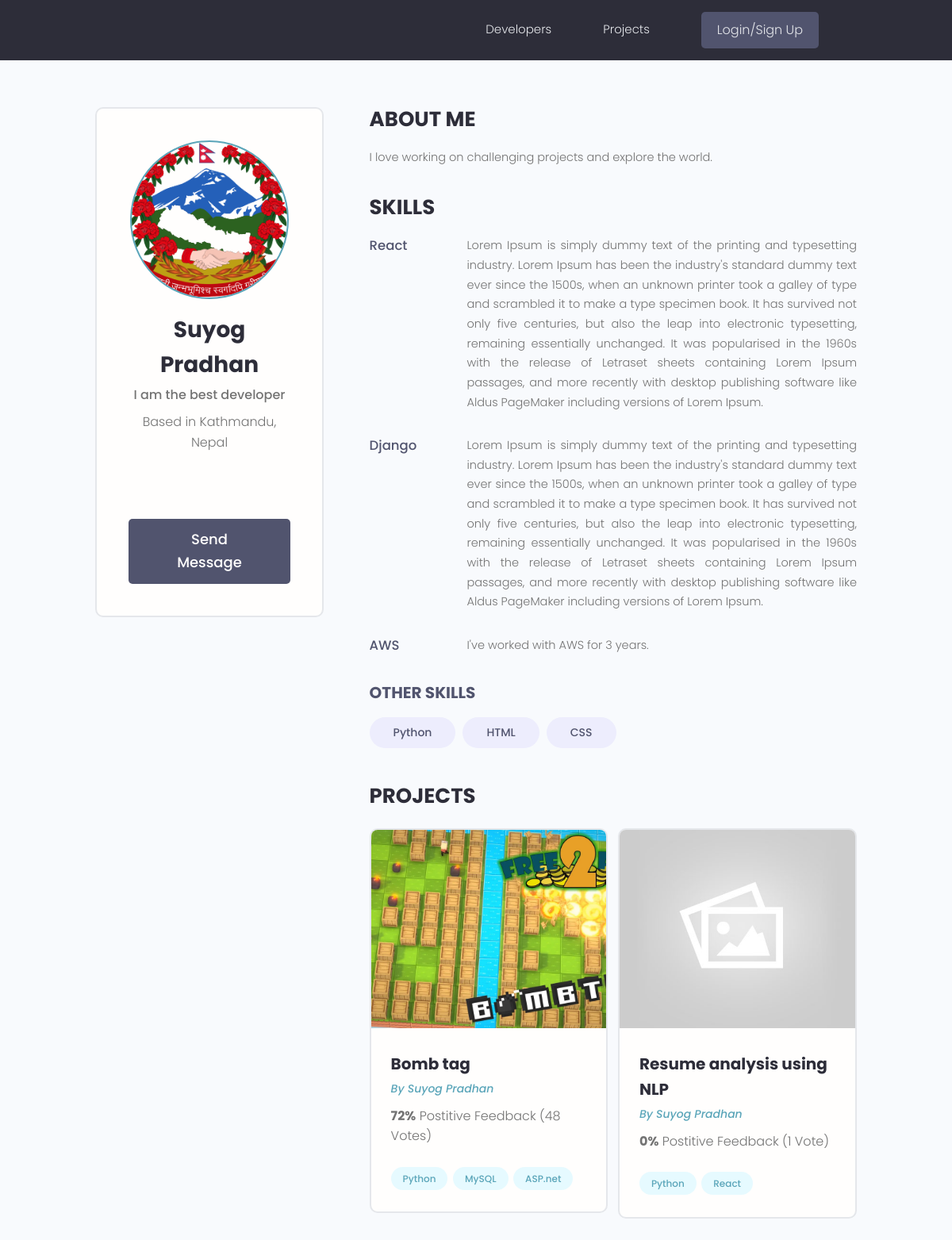
Page /profile/a4c387a2-b4e4-4b7d-af07-32d5b031972b/ on the earlier database version.
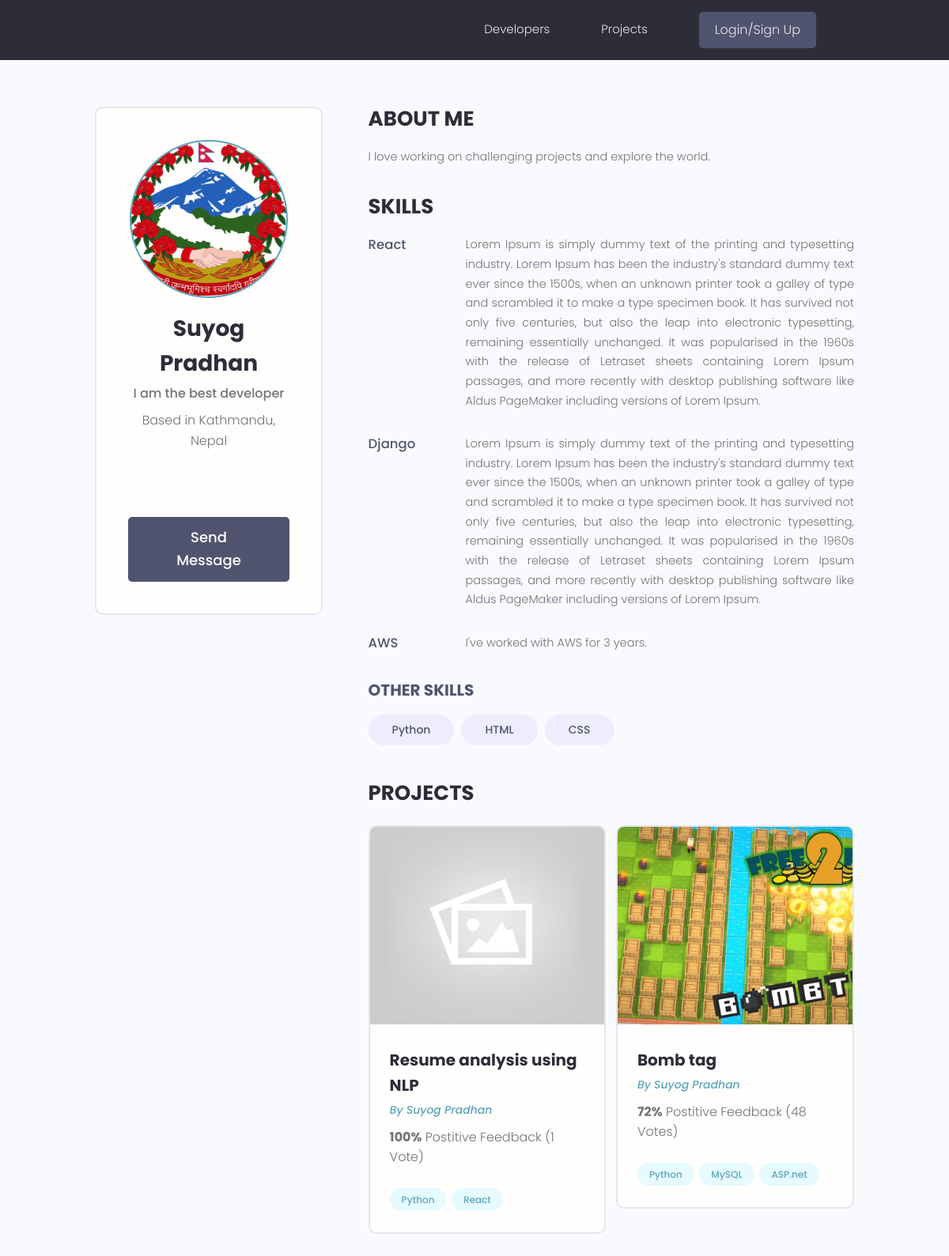
Same page on the later database version.
### users/models.py (models this page shows, shortened)
class Skill(models.Model):
    owner = models.ForeignKey(Profile, on_delete=models.CASCADE, null=True, blank=True)
    name = models.CharField(max_length=200, blank=True, null=True)
    description = models.TextField(null=True, blank=True)
    created = models.DateTimeField(auto_now_add=True)
    id = models.UUIDField(default=uuid.uuid4, unique=True, primary_key=True, editable=False)

class Profile(models.Model):
    user = models.OneToOneField(User, on_delete=models.CASCADE, null=True, blank=True)
    name = models.CharField(max_length=200, blank=True, null=True)
    email = models.EmailField(max_length=500, blank=True, null=True)
    username = models.CharField(max_length=200, null=True, blank=True)
    location = models.CharField(max_length=200, null=True, blank=True)
    short_intro = models.CharField(max_length=400, blank=True, null=True)
    bio = models.TextField(blank=True, null=True)
    profile_image = models.ImageField(null=True, blank=True, upload_to='profiles/', default='profiles/user-default.png')
    social_github = models.CharField(max_length=200, blank=True, null=True)
    social_twitter = models.CharField(max_length=200, blank=True, null=True)
    social_linkedin = models.CharField(max_length=200, blank=True, null=True)
    social_website = models.CharField(max_length=200, blank=True, null=True)
    social_youtube = models.CharField(max_length=200, blank=True, null=True)
    created = models.DateTimeField(auto_now_add=True)
    id = models.UUIDField(default=uuid.uuid4, unique=True, editable=False, primary_key=True)

### projects/models.py (models this page shows, shortened)
class Project(models.Model):
    owner = models.ForeignKey(Profile, null=True, blank=True, on_delete=models.SET_NULL)
    title = models.CharField(max_length=200)
    description = models.TextField(null=True, blank=True)
    featured_image = models.ImageField(null=True, blank=True, default="default.jpg")
    demo_link = models.CharField(max_length=2000, null=True, blank=True)
    source_link = models.CharField(max_length=2000, null=True, blank=True)
    tags = models.ManyToManyField('Tag', blank=True)
    vote_total = models.IntegerField(default=0, null=True, blank=True)
    vote_ratio = models.IntegerField(default=0, null=True, blank=True)
    created = models.DateTimeField(auto_now_add=True)
    id = models.UUIDField(default=uuid.uuid4, unique=True, primary_key=True, editable=False)
    class Meta:
        ordering = ['-vote_ratio', '-vote_total']

class Tag(models.Model):
    name = models.CharField(max_length=200)
    created = models.DateTimeField(auto_now_add=True)
    id = models.UUIDField(default=uuid.uuid4, unique=True, editable=False, primary_key=True, )
    def __str__(self):
        return self.name

### users/views.py (the view)
# urls.py: path('profile/<str:pk>/', views.userProfile, name='user-profile'),
def userProfile(request, pk):
    profile = Profile.objects.get(id=pk)
    topSkills = profile.skill_set.exclude(description__exact="")
    otherSkills = profile.skill_set.filter(description="")
    context = {
        'profile' : profile,
        'topSkills' : topSkills,
        'otherSkills' : otherSkills,
    }
    return render(request, 'users/user_profile.html', context)

### users/templates/users/user_profile.html (shortened to what this page needs)
{% extends 'main.html' %}
{% block content %}
<main class="profile my-md">
    <div class="container">
      <div class="layout">
        <div class="column column--1of3">
          <div class="card text-center">
            <div class="card__body dev">
              <img class="avatar avatar--xl" src="{{ profile.profile_image.url }}" />
              <h2 class="dev__name">{{ profile.name }}</h2>
              <p class="dev__title">{{ profile.short_intro }}</p>
              <p class="dev__location">Based in {{ profile.location }}</p>
              <ul class="dev__social">
              </ul>
              {% if request.user.profile.id != profile.id %}
              <a href="{% url 'create-message' profile.id %}" class="btn btn--sub btn--lg">Send Message </a>
              {% endif %}
            </div>
          </div>
        </div>
        <div class="column column--2of3">
          <div class="devInfo">
            <h3 class="devInfo__title">About Me</h3>
            <p class="devInfo__about">{{ profile.bio }}</p>
          </div>
          <div class="devInfo">
            <h3 class="devInfo__title">Skills</h3>
            <div class="devInfo__skills">
              {% for skill in topSkills %}
              <div class="devSkill">
                <h4 class="devSkill__title">{{ skill.name }}</h4>
                <p class="devSkill__info">{{ skill.description }}</p>
              </div>
              {% endfor %}
              <h3 class="devInfo__subtitle">Other Skills</h3>
              <div class="devInfo__otherSkills">
                {% for skill in otherSkills %}
                <span class="tag tag--pill tag--sub tag--lg">
                  <small>{{ skill.name }}</small>
                </span>
                {% endfor %}
              </div>
            </div>
          </div>
          <div class="devInfo">
            <h3 class="devInfo__title">Projects</h3>
            <div class="grid grid--two">
              {% for project in profile.project_set.all %}
              <div class="column">
                <div class="card project">
                  <a href="{% url 'project' project.id %}" class="project">
                    <img class="project__thumbnail" src="{{ project.featured_image.url }}" alt="project thumbnail" />
                    <div class="card__body">
                      <h3 class="project__title">{{ project.title }}</h3>
                      <p><a class="project__author" href="{% url 'user-profile' project.owner.id %}">By {{ project.owner.name }}</a></p>
                      <p class="project--rating">
                        <span style="font-weight: bold;">{{ project.vote_ratio }}%</span> Postitive
                        Feedback ({{ project.vote_total }} Vote{{ project.vote_total|pluralize:"s" }})
                      </p>
                      <div class="project__tags">
                        {% for tag in project.tags.all %}
                        <span class="tag tag--pill tag--main">
                          <small>{{ tag }}</small>
                        </span>
                        {% endfor %}
                      </div>
                    </div>
                  </a>
                </div>
              </div>
              {% endfor %}
            </div>
          </div>
        </div>
      </div>
    </div>
</main>
{% endblock content %}

Differences in the rows shown:
changed Project "Resume analysis using NLP": vote_ratio "0" → "100"; moves up the list
